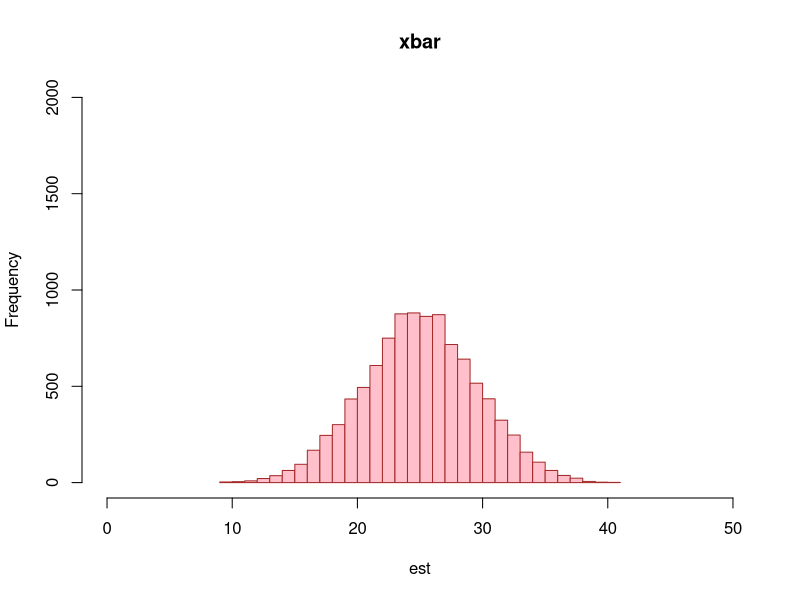
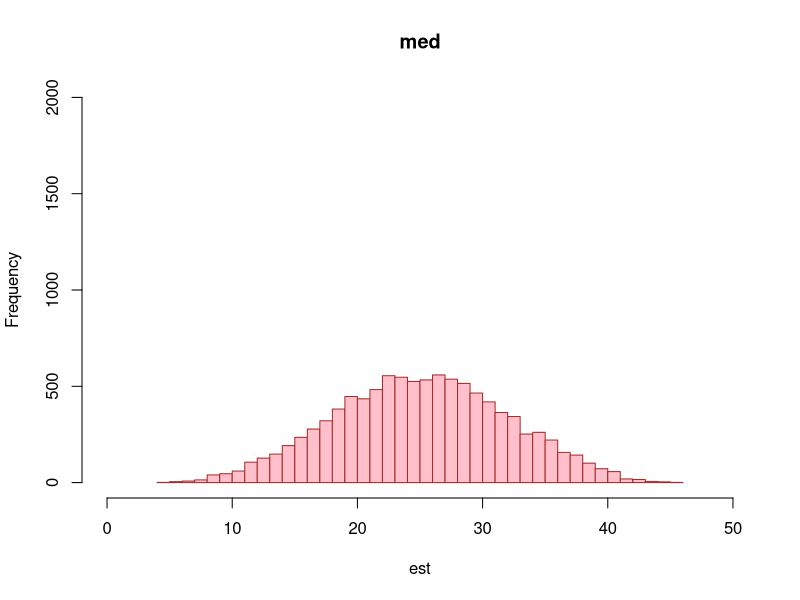
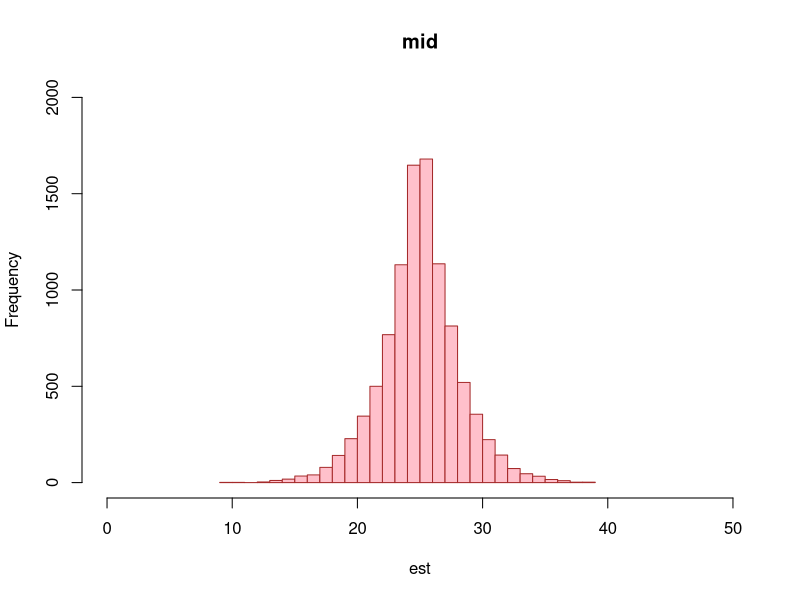
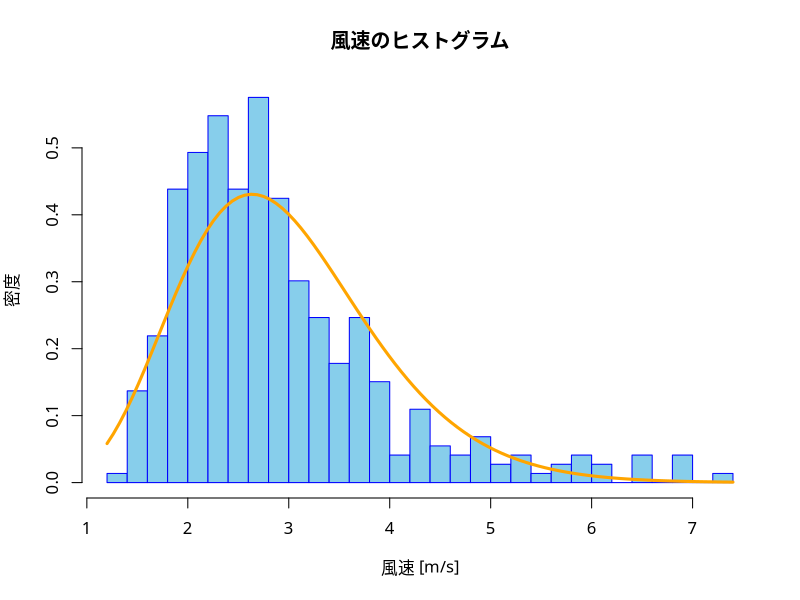
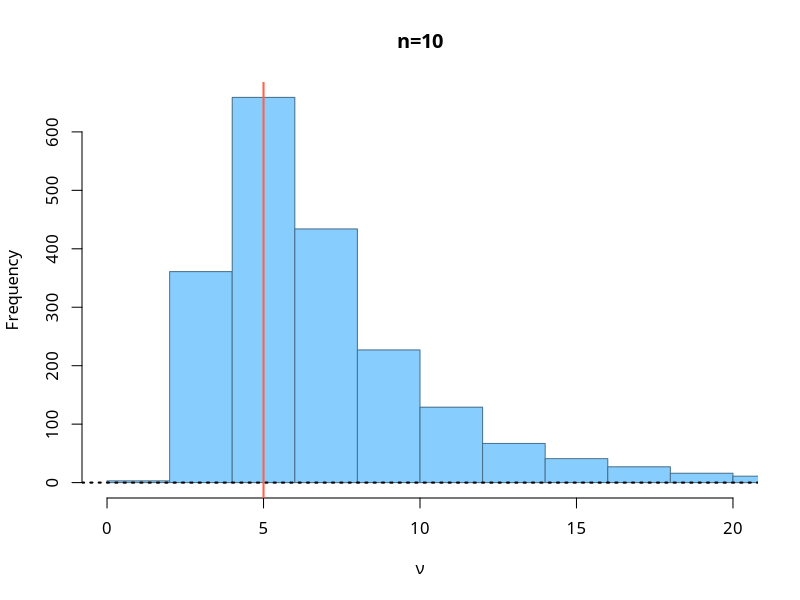
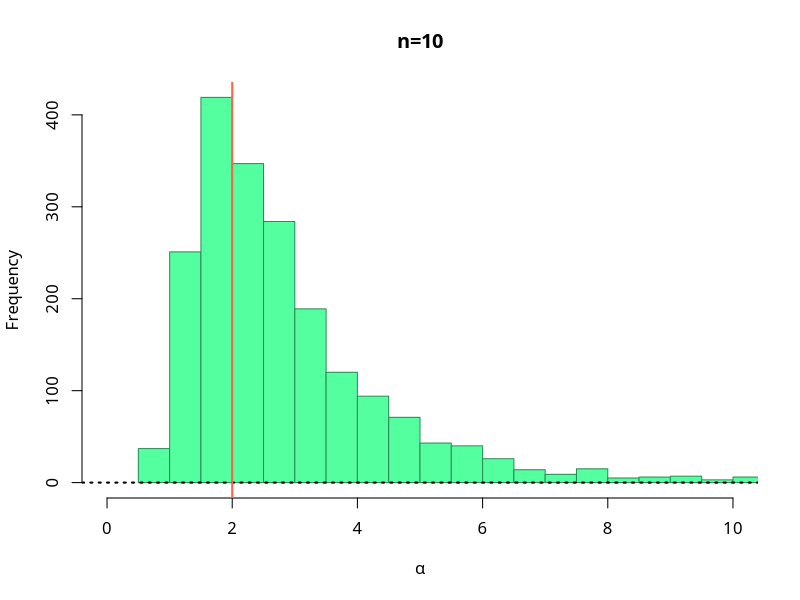
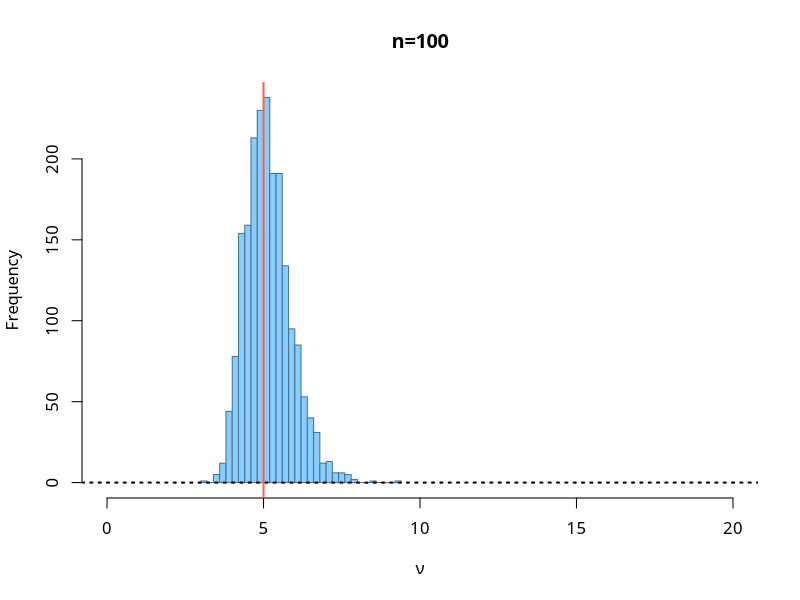
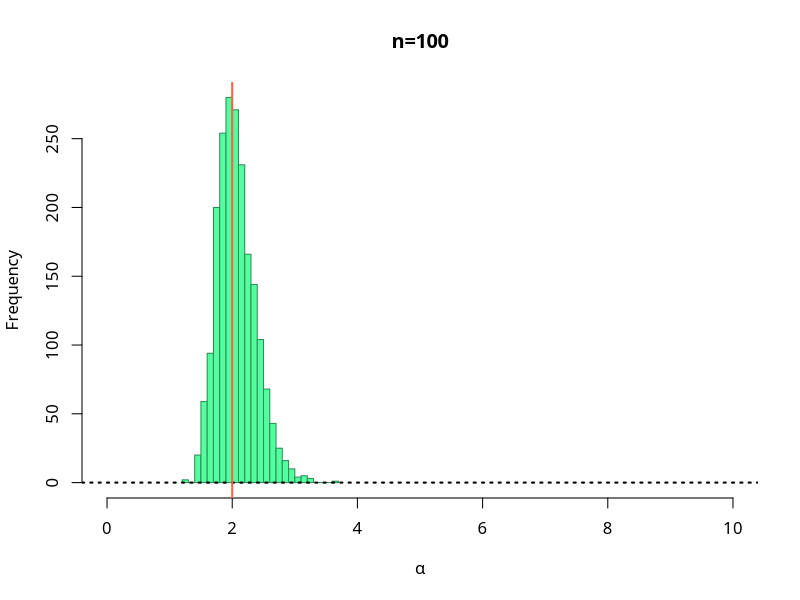

These figures' R source, in order:
### 第9回 演習問題解答例

### 練習1
### 一様分布の平均の推定
set.seed(1234) # 乱数のシード値の指定
## 平均値の推定を行う関数(標本平均，x1，最大最小)
myMeanEst <- function(n, min, max){
    x <- runif(n, min=min, max=max)
    return(c(xbar=mean(x), med=median(x), mid=(max(x)+min(x))/2))
}
## 実験の設定 
n <- 10 # 観測データのサンプル数
mc <- 10000 # 実験回数
a <- 0; b <- 50 # 一様乱数の区間
myData <- as.data.frame(t( # mc行 x 3種に変換(転置)
    replicate(mc, myMeanEst(n, min=a, max=b))
))
## replicate は3行 x mc 列の行列を返すことに注意
## ここでは data.frame として扱うために型を変換している
head(myData) # 実験結果の表示
apply(myData,2,mean) # 推定値の平均 (colMeans(myData)も可)
apply(myData,2,var)  # 推定値の分散
## もう少し詳しくみてみる
summary(myData) # 四分位点を表示
for(i in 1:3) { # それぞれのヒストグラムを書いてみる
    hist(myData[,i], breaks=40, 
         xlim=c(a,b), ylim=c(0,2000), # 同じ大きさの図にする
         col="pink", border="brown",
         xlab="est", main=names(myData)[i])
}

### 練習2
### ガンマ分布による風速データのモデル化
## データの取得
myData <- read.csv("data/tokyo_weather.csv", fileEncoding="utf8")
## 以下では関数 with を利用しているが，myDataから風速を取り出しておいても良い

## 練習2.1
## ヒストグラムの描画
par(family="HiraginoSans-W4") # 日本語フォントの指定
with(myData, hist(風速, breaks=30, freq=FALSE, # 密度
                  col="skyblue", border="blue",
                  main="風速のヒストグラム", xlab="風速 [m/s]", ylab="密度"))
## 練習2.2
## ガンマ関数による最尤推定
library(stats4) # 関数mleを利用
## ガンマ分布の最尤推定量
mle.gamma <- function(x, # 観測データ
                      nu0=1, # nuの初期値
                      alpha0=1, # alphaの初期値
                      verbose=FALSE){ # debug用に追加
    ## 負の対数尤度関数を定義 (最小化を考えるため)
    ll <- function(nu, alpha) # nuとalphaの関数として定義 
        suppressWarnings(-sum(dgamma(x, nu, alpha, log=TRUE)))
    ## suppressWarnings は定義域外で評価された際の警告を表示させない
    ## 最尤推定(負の尤度の最小化)
    est <- mle(minuslogl=ll, # 負の対数尤度関数
               start=list(nu=nu0, alpha=alpha0), # 初期値
               method="BFGS", # 最適化方法 (選択可能)
               nobs=length(x)) # 観測データ数
    if(verbose) { 
        return(est) # verbose=TRUEならmleの結果を全て返す
    } else {
        return(coef(est)) # 推定値のみ返す
    }
}
(theta <- with(myData, mle.gamma(風速))) # 最尤推定
## 練習2.3
## 結果の重ね描き
curve(dgamma(x, theta[1], theta[2]), # あてはめたガンマ分布の密度関数
      add=TRUE, col="orange", lwd=3)

### 練習2
### 補遺: シミュレーションによる一致性の検証
set.seed(5678) # 乱数のシード値の指定
nu <- 5; alpha <- 2 # 真のパラメタ
mc <- 2000 # 実験回数 (計算が重いので少なめにしている)
for(n in c(10, 100, 300)){ # データ数を変えて実験
    ## Monte-Carlo実験
    myEst <- data.frame(t( # 推定値のdata.frame
        replicate(mc, mle.gamma(rgamma(n, nu, alpha)))
    ))
    ## 結果をヒストグラムで表示
    hist(myEst$nu, breaks=30, col="skyblue1", border="skyblue4",
         xlim=c(0, 20), main=paste0("n=",n), xlab=expression(nu))
    abline(h=0, lwd=2, lty="dotted") # x軸 (y=0) を表示
    abline(v=nu, col="tomato", lwd=2, lty="solid") # nuの真値
    hist(myEst$alpha, breaks=30, col="seagreen1", border="seagreen4",
         xlim=c(0, 10), main=paste0("n=",n), xlab=expression(alpha))
    abline(h=0, lwd=2, lty="dotted")  # x軸 (y=0) を表示
    abline(v=alpha, col="tomato", lwd=2, lty="solid") # alphaの真値
}

### 練習3
### 日射量データの区間推定
## データの取得
myData <- read.csv("data/tokyo_weather.csv", fileEncoding="utf8")
## 以下では関数 with を利用しているが，myDataから風速を取り出しておいても良い

## 練習3.1
## 全データによる平均値の計算
(mu <- with(myData, mean(日射量))) # 真値

## 練習3.2
## 50点による90%信頼区間
set.seed(1357) # 乱数のシード値の指定
n <- 50
idx <- sample(nrow(myData),n) # データの抽出
(xbar <- with(myData[idx,], mean(日射量))) # 標本平均
(s <- with(myData[idx,], sd(日射量))) # 標本標準偏差
z95 <- qnorm(0.95) # 標準正規分布の0.95分位点
(ci <- c(L=xbar-z95*s/sqrt(n),U=xbar+z95*s/sqrt(n))) # 信頼区間

## 練習3.3
## 信頼区間の正答率の評価
mc <- 100
myTrial <- function(n){ # nを変えて実験できるように
    idx <- sample(nrow(myData),n)
    xbar <- with(myData[idx,], mean(日射量)) # 標本平均
    s <- with(myData[idx,], sd(日射量)) # 標本標準偏差
    return(c(L=xbar-z95*s/sqrt(n),U=xbar+z95*s/sqrt(n))) # 信頼区間
}
myCIs <- as.data.frame(t( # confidence intervals
    replicate(mc,myTrial(n))
))
apply(myCIs,1,function(x)(x["L"]<mu & mu<x["U"]))
table(apply(myCIs,1,function(x)(x["L"]<mu & mu<x["U"])))

### 練習3
### 補遺: 信頼区間について多数で評価する
mc <- 2000
myCIs <- as.data.frame(t(
    replicate(mc,myTrial(n))
))
table(apply(myCIs,1,function(x)(x["L"]<mu & mu<x["U"])))/mc # 確率を見る
### 補遺: グラフを描いてみる
k <- 20 
idx <- sample(nrow(myCIs),k) # k個選んで描く
plot(x=1:k,type="n",
     ylim=c(min(myCIs),max(myCIs)),
     xlab="index", ylab="confidence intervals") # 枠だけ描く
abline(h=mu, col="orange", lwd=2)
with(myCIs[idx,],
     arrows(x0=1:k,y0=U,y1=L,code=3,
            angle=90,length=1/20,col="blue"))
